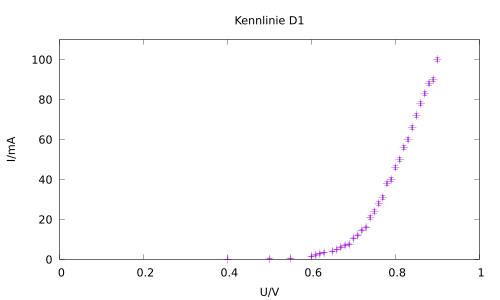

Here is the gnuplot script that generated this plot:
set terminal eps enhanced
set output 'd1.eps'
set title 'Kennlinie D1'
set xrange [0:1]
set yrange [0:110]
set xlabel 'U/V'
set ylabel 'I/mA'
unset key
plot 'd1durchlassrichtung.csv' u 1:2:3:4 w xyerrorbars
